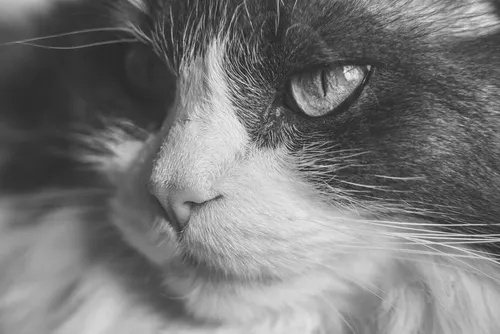
#> input picture grayscale_image.jpg, 500 x 334 px
$ jupyter execute 'Assignment - 2.ipynb'
#> lines starting #> are read from the running program, lines starting #| are printed output that depends on the picture
Apoorv Sharma 229310356 6E - AIML

[cell 1]
import cv2
import numpy as np
import matplotlib.pyplot as plt

image = cv2.imread('grayscale_image.jpg')
#> image is the input picture: shape (334, 500, 3); min 23, max 244, mean 118.9

scale_percent = 5
width = int(image.shape[1] * scale_percent / 100)
#> width = 25
height = int(image.shape[0] * scale_percent / 100)
#> height = 16
scaled_image = cv2.resize(image, (width, height))

angle = 45
center = (image.shape[1] // 2, image.shape[0] // 2)
#> center = (250, 167)
rotation_matrix = cv2.getRotationMatrix2D(center, angle, 1)
rotated_image = cv2.warpAffine(image, rotation_matrix, (image.shape[1], image.shape[0]))
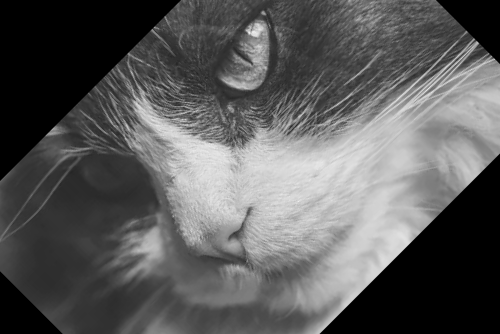
#> rotated_image: shape (334, 500, 3); min 0, max 239, mean 90.9

tx, ty = 150, 100
shift_matrix = np.float32([[1, 0, tx], [0, 1, ty]])
shifted_image = cv2.warpAffine(image, shift_matrix, (image.shape[1], image.shape[0]))
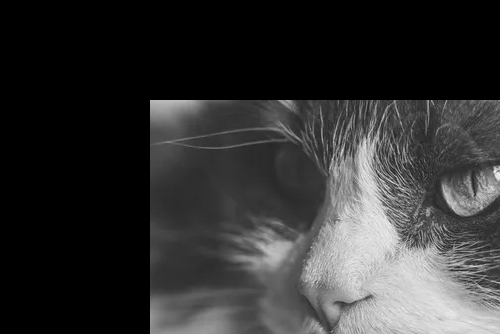
#> shifted_image: shape (334, 500, 3); min 0, max 244, mean 50.9

titles = ['Original', 'Scaled', 'Rotated', 'Shifted']
images = [image, scaled_image, rotated_image, shifted_image]

for i in range(4):
    plt.subplot(1, 4, i + 1)
    plt.imshow(images[i])
    plt.title(titles[i])
    plt.axis("off")

plt.show()
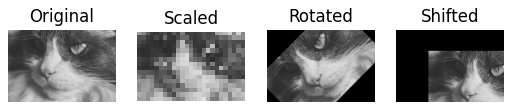
#> figure drawn by matplotlib, 4 panels

[cell 2]
import cv2
import numpy as np
import matplotlib.pyplot as plt

image = cv2.imread('grayscale_image.jpg')

reflected_x = cv2.flip(image, 0)
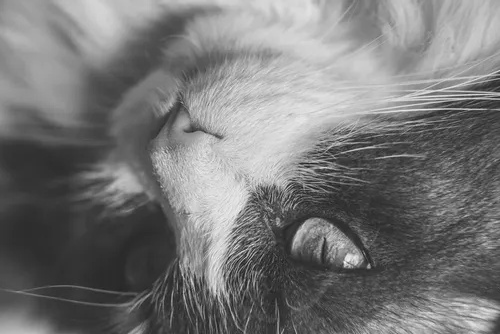
#> reflected_x: shape (334, 500, 3); min 23, max 244, mean 118.9

reflected_y = cv2.flip(image, 1)
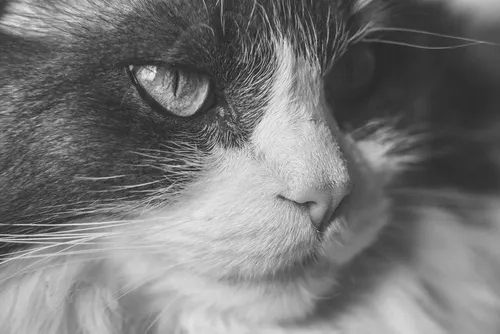
#> reflected_y: shape (334, 500, 3); min 23, max 244, mean 118.9

reflected_xy = cv2.flip(image, -1)
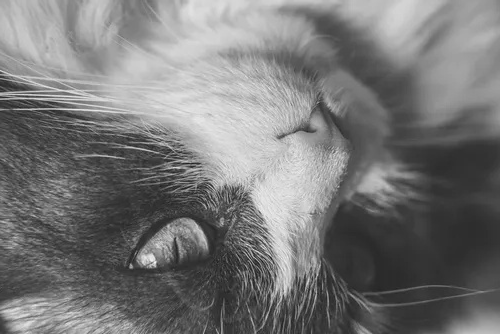
#> reflected_xy: shape (334, 500, 3); min 23, max 244, mean 118.9

titles = ['Original', 'Reflection X', 'Reflection Y', 'Reflection XY']
images = [image, reflected_x, reflected_y, reflected_xy]

for i in range(4):
    plt.subplot(1, 4, i + 1)
    plt.imshow(images[i])
    plt.title(titles[i])
    plt.axis('off')

plt.show()

[cell 3]
import cv2
import numpy as np
import matplotlib.pyplot as plt

image = cv2.imread('grayscale_image.jpg')

shear_factor = 0.3
shear_matrix = np.float32([[1, shear_factor, 0], [0, 1, 0]])

height, width = image.shape[:2]
#> height = 334; width = 500
sheared_image = cv2.warpAffine(image, shear_matrix, (width + int(height * shear_factor), height))
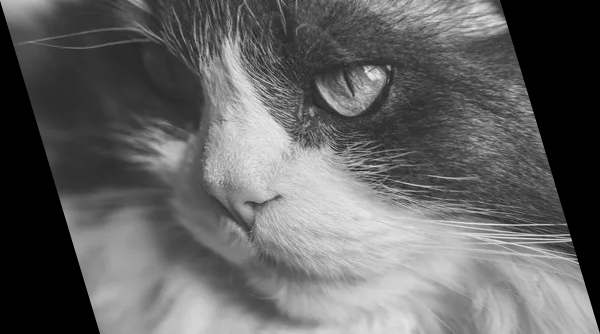
#> sheared_image: shape (334, 600, 3); min 0, max 243, mean 99.1

plt.imshow(sheared_image)
plt.title('Sheared Image')
plt.axis('off')
plt.show()
